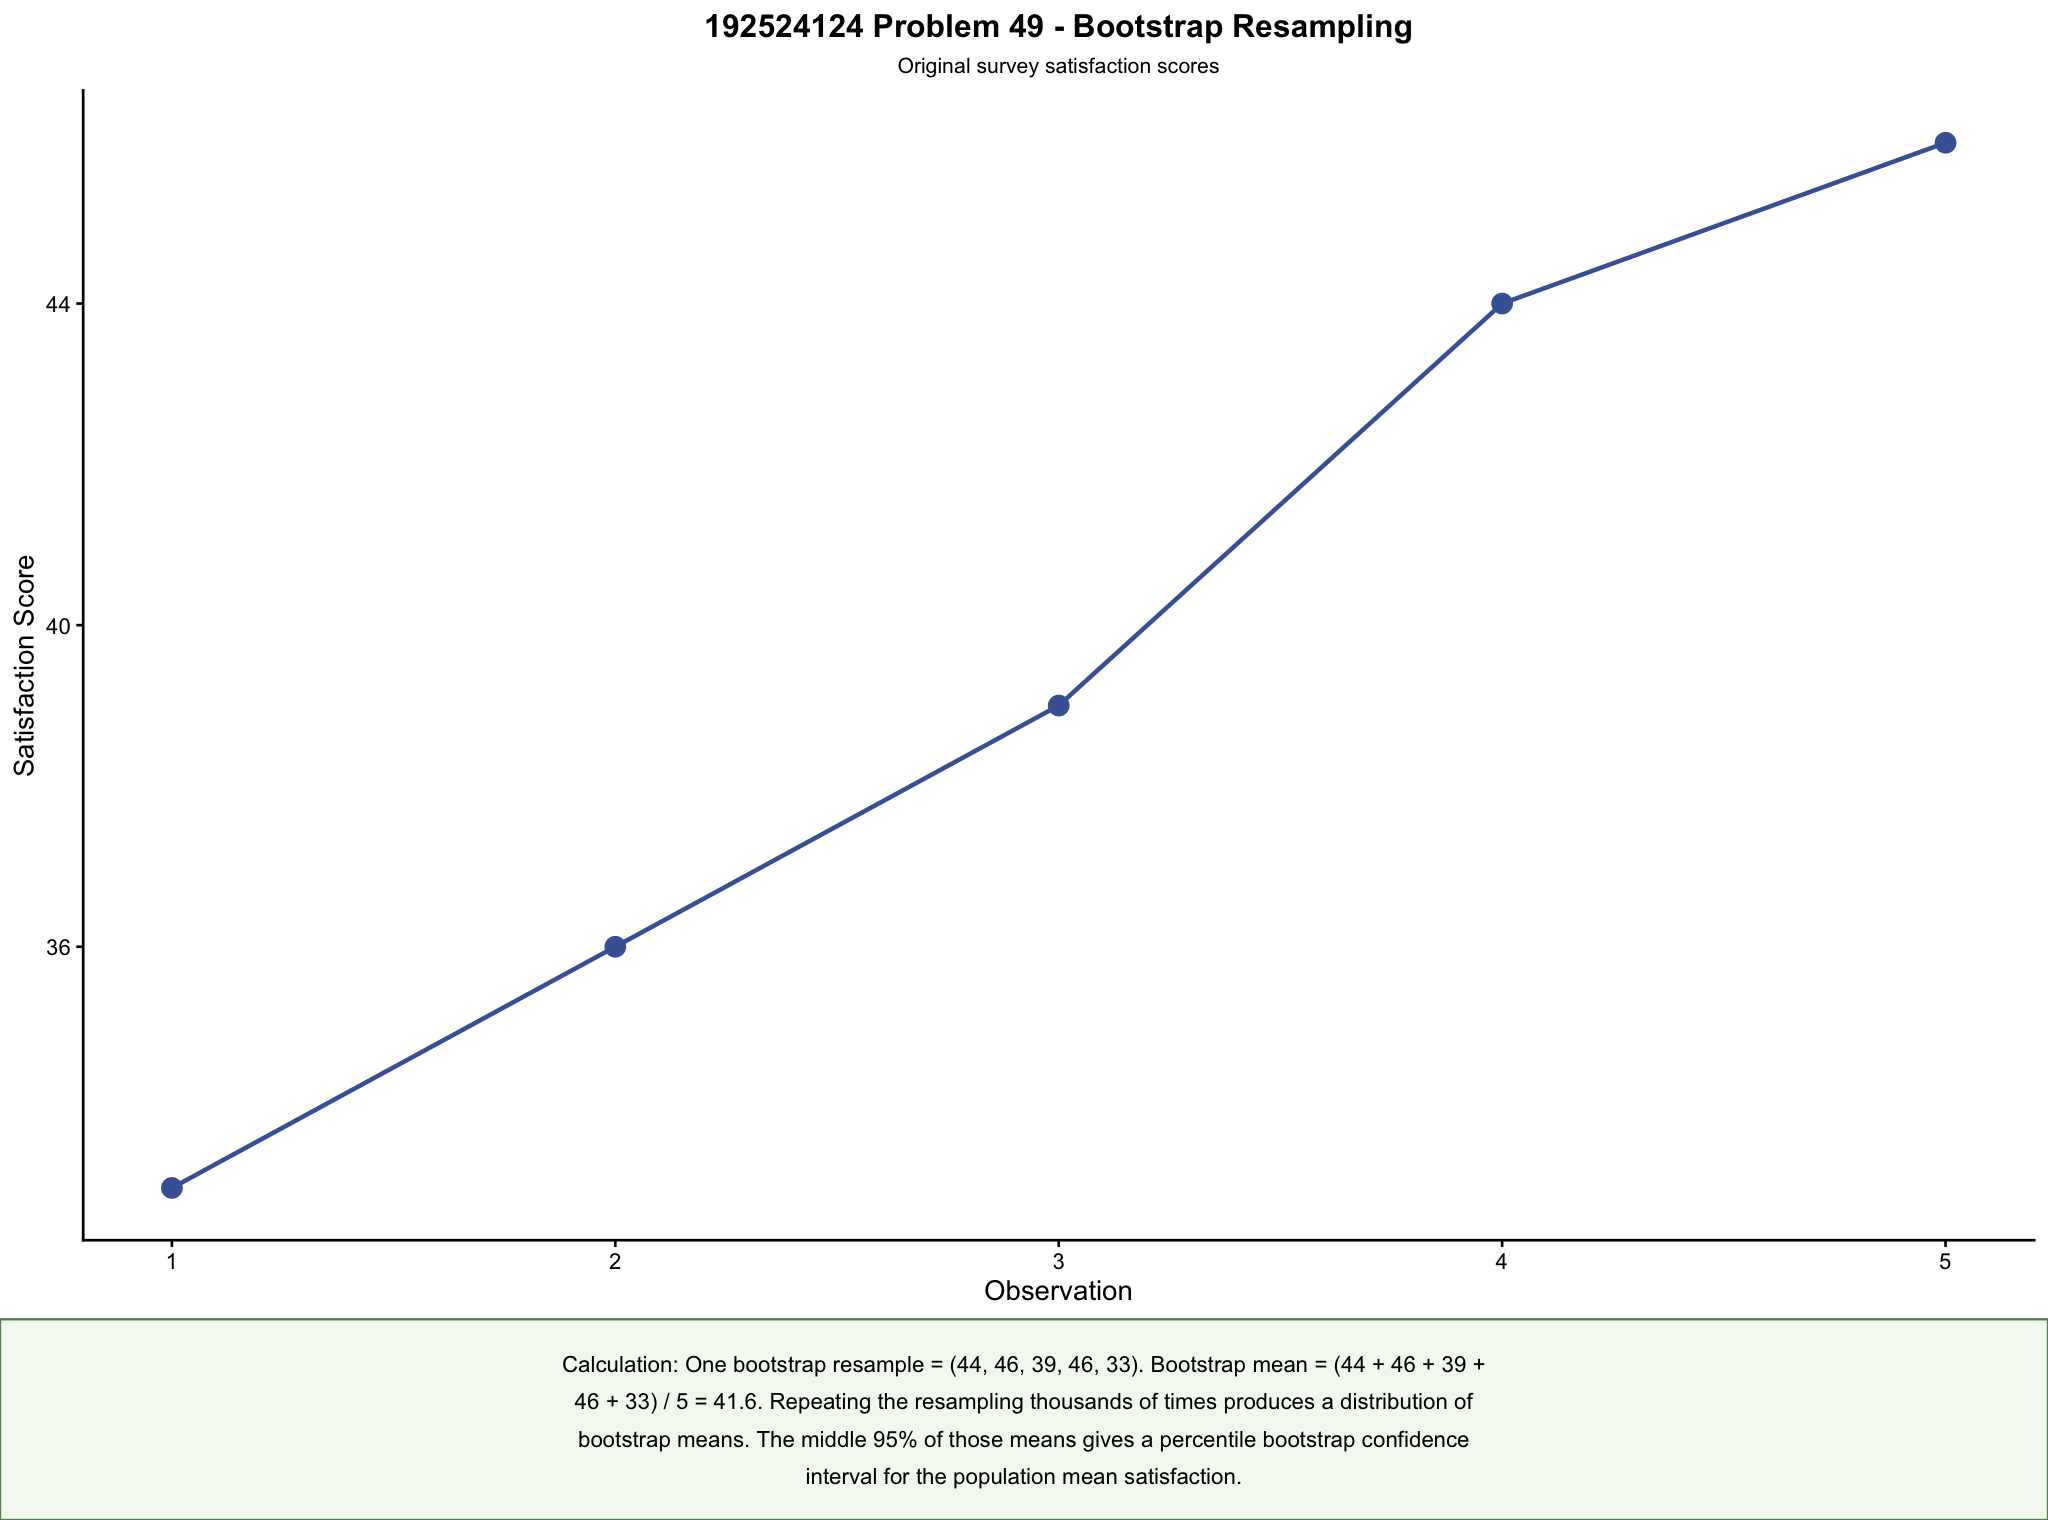

Source code (R):
# ============================================================
# Problem 49 - Bootstrap Resampling
# ============================================================

library(ggplot2)
library(grid)
library(gridExtra)

sample_data <- c(
  33,
  36,
  39,
  44,
  46
)

# One fixed bootstrap resample
bootstrap_sample <- c(
  44,
  46,
  39,
  46,
  33
)

bootstrap_mean <- mean(bootstrap_sample)

# Plot original sample
plot_data <- data.frame(
  Observation = 1:5,
  Satisfaction = sample_data
)

bootstrap_plot <- ggplot(
  plot_data,
  aes(
    x = Observation,
    y = Satisfaction
  )
) +
  
  geom_point(
    color = "#4563A3",
    size = 4
  ) +
  
  geom_line(
    color = "#4563A3",
    linewidth = 1
  ) +
  
  scale_x_continuous(
    breaks = 1:5
  ) +
  
  labs(
    title = "192524124 Problem 49 - Bootstrap Resampling",
    subtitle = "Original survey satisfaction scores",
    x = "Observation",
    y = "Satisfaction Score"
  ) +
  
  theme_classic(base_size = 13) +
  
  theme(
    plot.title = element_text(
      hjust = 0.5,
      face = "bold",
      size = 15
    ),
    
    plot.subtitle = element_text(
      hjust = 0.5,
      size = 10
    )
  )

interpretation <- paste(
  "Calculation: One bootstrap resample = (44, 46, 39, 46, 33).",
  "Bootstrap mean = (44 + 46 + 39 + 46 + 33) / 5 = 41.6.",
  "Repeating the resampling thousands of times produces a distribution",
  "of bootstrap means. The middle 95% of those means gives a percentile",
  "bootstrap confidence interval for the population mean satisfaction."
)

wrapped_text <- paste(
  strwrap(
    interpretation,
    width = 95
  ),
  collapse = "\n"
)

interpretation_text <- textGrob(
  wrapped_text,
  x = unit(0.5, "npc"),
  y = unit(0.5, "npc"),
  hjust = 0.5,
  vjust = 0.5,
  gp = gpar(
    fontsize = 10.5,
    lineheight = 1.4
  )
)

interpretation_box <- grobTree(
  rectGrob(
    gp = gpar(
      fill = "#F3F8F0",
      col = "#62935D",
      lwd = 1.5
    )
  ),
  interpretation_text
)

grid.newpage()

grid.arrange(
  bootstrap_plot,
  interpretation_box,
  ncol = 1,
  heights = unit.c(
    unit(1, "null"),
    grobHeight(interpretation_text) + unit(12, "mm")
  )
)
